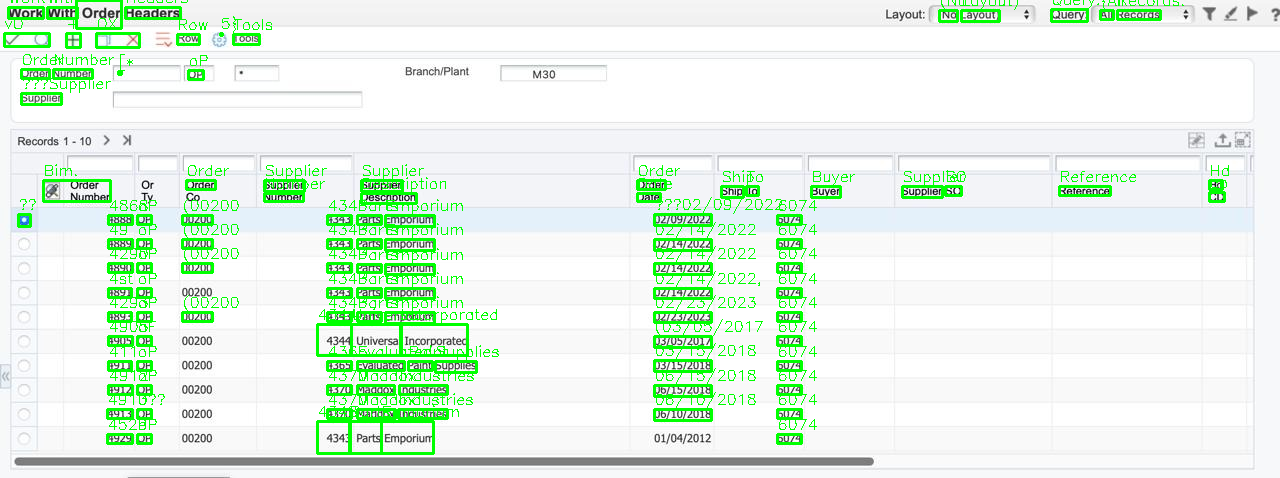
#> input picture Text Boxes.png, 1280 x 478 px
$ python -i table_data_handling.py   (imports and definitions only)
#> lines starting #> are read from the running program, lines starting #| are printed output that depends on the picture; after the words box and inside, x2 and y2 are one past the last pixel; in counts of white or black regions, pixels touching at a corner belong together
import os
import numpy as np
import cv2

def xywh_to_xyxy(box):
    x, y, w, h = box
    return (x, y, x + w, y + h)

# [45 lines left out: functions intersection_xyxy, points_to_rect, rect_intersection, not called in this run]

def refine_mask_with_morphology(mask, output_path=None):
    """
    Refine mask using morphological operation to better separate words.

    Args:
        mask_path (str): Path to the binary mask image.
        output_path (str, optional): Path to save the refined mask. If None, it won't be saved.
    Returns:
        np.ndarray: Refined binary mask.
    """

    # Invert if mas has white bacground (text is white on black is better for connected components)
    if np.mean(mask) > 127:
        mask = cv2.bitwise_not(mask)
        # print("Mask inverted: background was white, now black")
    # Apply morphological opening to remove noise
    kernel_open = np.ones((2,2), np.uint8)
    mask_opened = cv2.morphologyEx(mask, cv2.MORPH_OPEN, kernel_open, iterations=1)

    # save refined mask
    if output_path:
        # os.makedirs(os.path.dirname(output_path), exist_ok=True)
        cv2.imwrite(output_path, mask_opened)

    return mask_opened

def get_word_bounding_boxes_from_image(image_path, min_area=20, max_area=50000):
    """
    Get bounding boxes of words from the binary mask.

    Args:
        mask_path (str): Path to the binary mask image.
        min_area (int): Minimum area of connected component to be considered a word.
        max_area (int): Maximum area of connected component to be considered a word.
    Returns:
        List[Tuple[int, int, int, int]]: List of bounding boxes (x, y, w, h) for each detected word.
    """
#> called with image_path = '../Text Boxes.png', min_area = 20, max_area = 50000
    # Read original image in grayscale
    img = cv2.imread(image_path, cv2.IMREAD_GRAYSCALE)
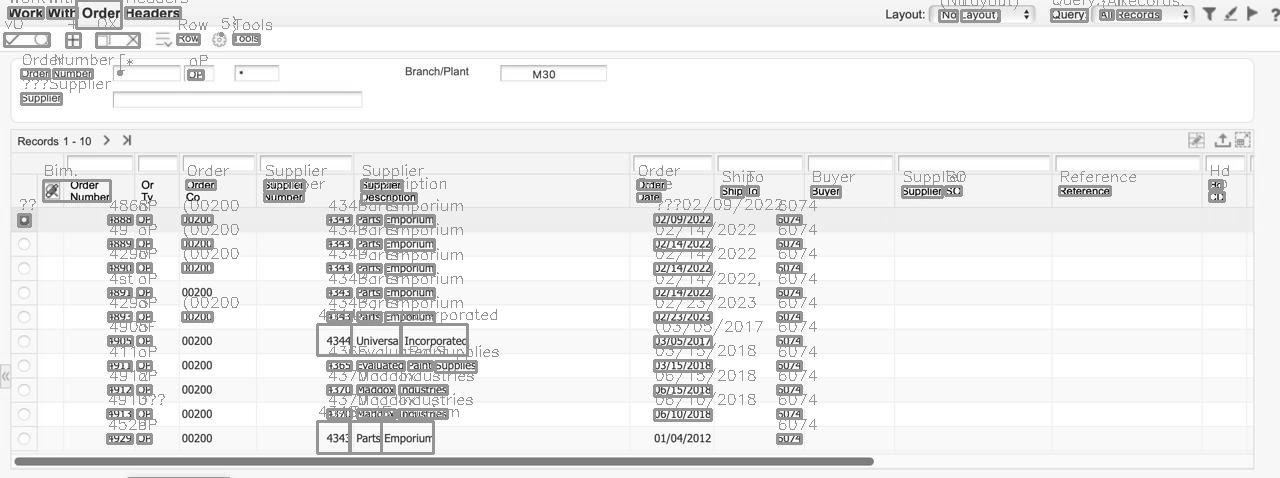
#> img: shape (478, 1280); min 0, max 255, mean 237.2

    # Step-1: Apply erosion to separate connected words
    kernel = np.ones((4, 4), np.uint8)
    img_erosion = cv2.erode(img, kernel, iterations=3)
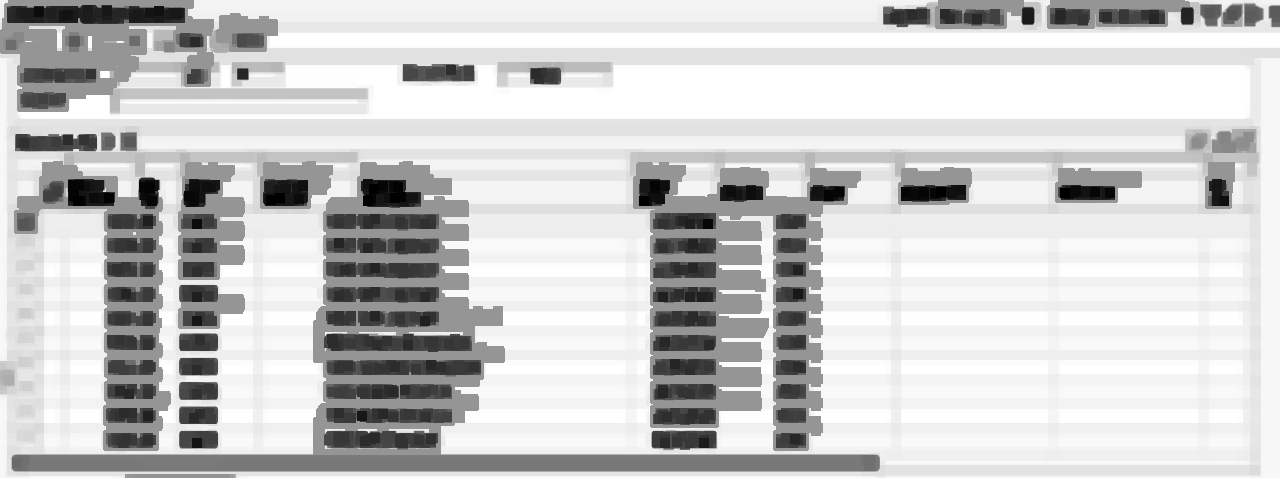
#> img_erosion: shape (478, 1280); min 0, max 255, mean 203.4

    # Step-2: Refine mask with morphological operations
    refined_mask = refine_mask_with_morphology(img_erosion)
#> in refine_mask_with_morphology, `mask = cv2.bitwise_not(mask)`:
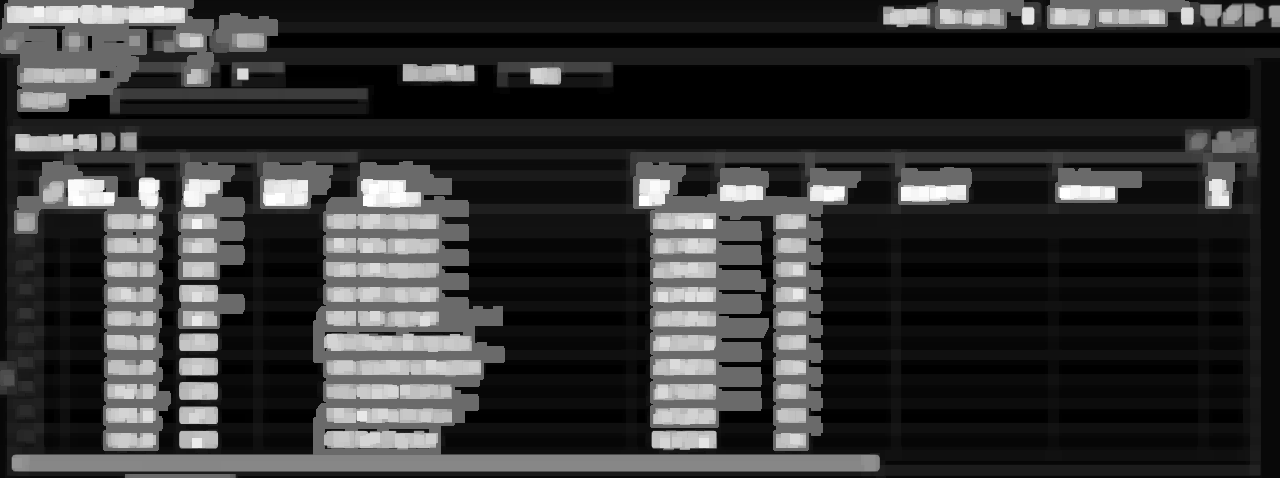
#> mask: shape (478, 1280); min 0, max 255, mean 51.6
#> in refine_mask_with_morphology, `mask_opened = cv2.morphologyEx(mask, cv2.MORPH_OPEN, kernel_open, iter..`:
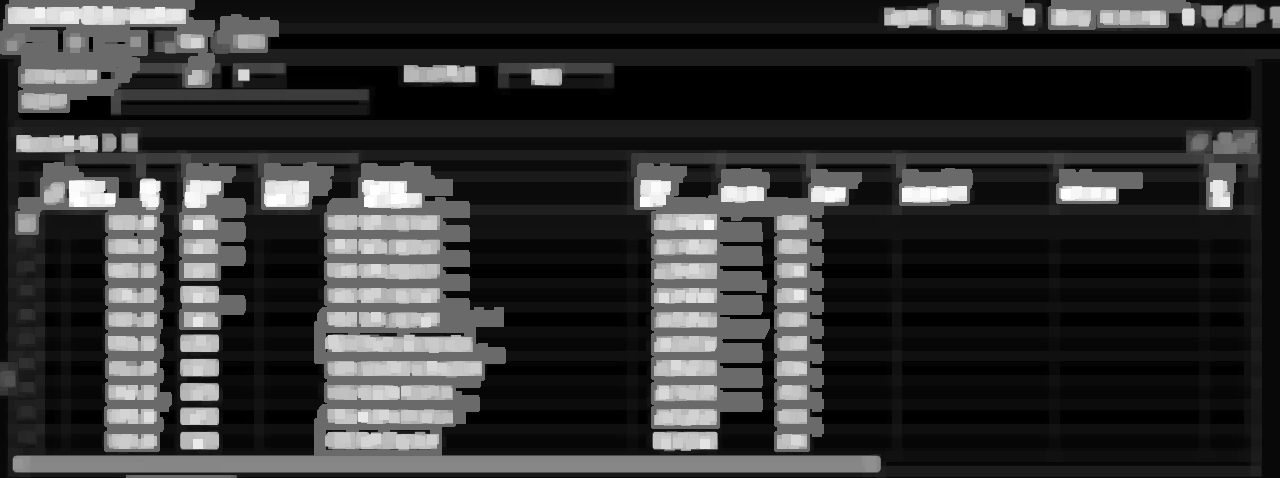
#> mask_opened: shape (478, 1280); min 0, max 255, mean 51.7

    # Step-3: Make Binary Image and Find Connected Components
    # make binary image on refined_mask
    _, refined_mask_binary = cv2.threshold(refined_mask, 90, 255, cv2.THRESH_BINARY)
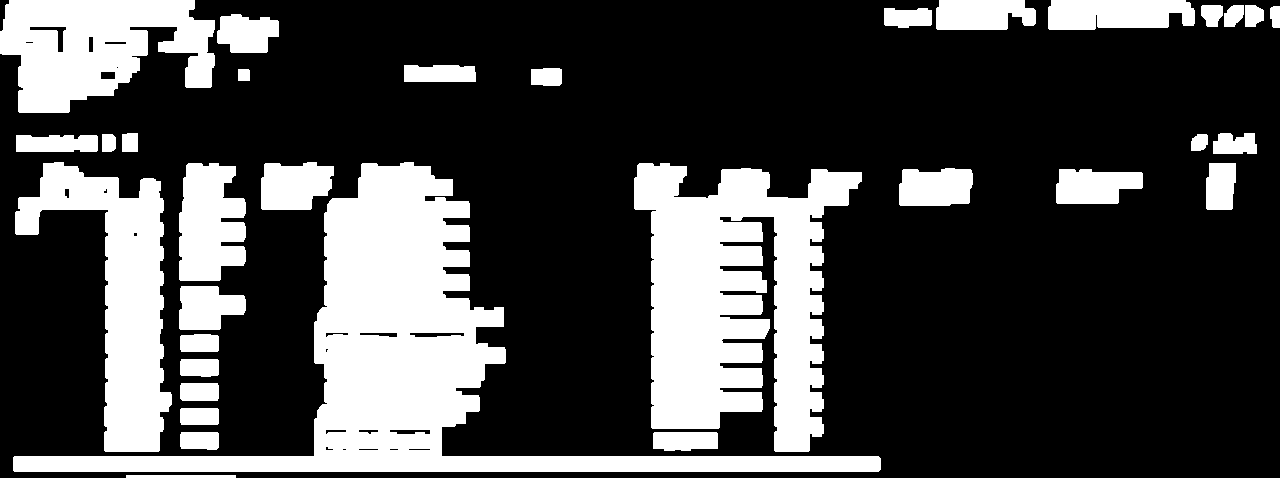
#> refined_mask_binary: shape (478, 1280); 27.5% white; 33 white regions, largest, box (x1, y1, x2, y2) and area: (13, 162, 881, 472) 54690, (634, 163, 862, 452) 40353, (15, 162, 172, 452) 18766
    # Find connected components
    num_labels, labels, stats, centroids = cv2.connectedComponentsWithStats(refined_mask_binary, connectivity=8)
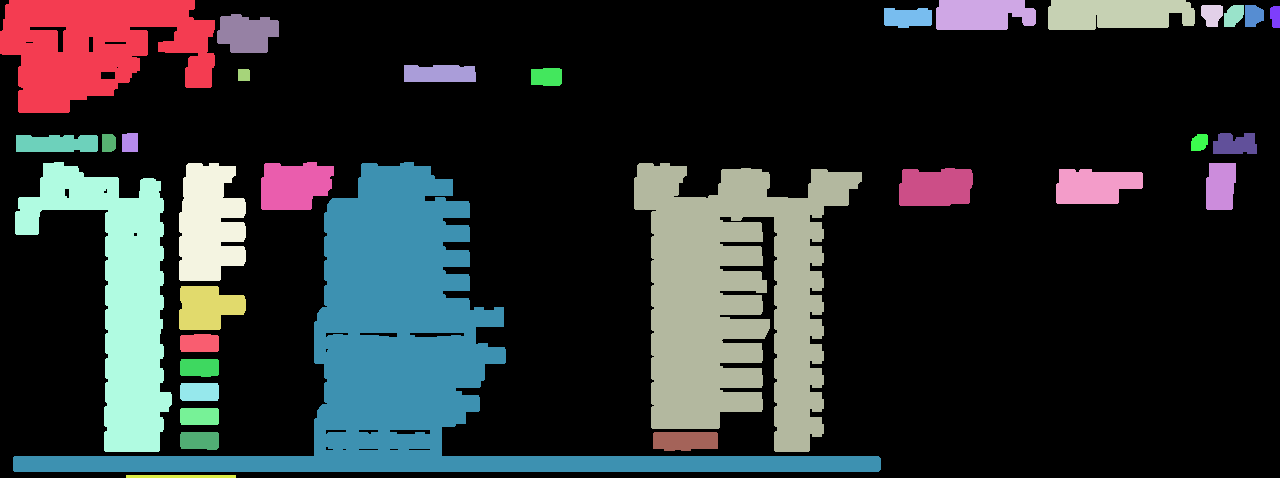
#> labels: shape (478, 1280) int32; 34 distinct labels, from 0 to 33; one colour per label, 0 black
#> num_labels = 34; stats = 34 rows, first 6: [0, 0, 1280, 478, 443655], [0, 0, 215, 113, 16376], [936, 0, 100, 30, 2624], [1048, 0, 147, 30, 3906], [1201, 5, 22, 22, 391], [1224, 5, 20, 22, 343]; centroids = 34 pairs, first value 56.4 to 1275, second value 13.58 to 476

    FILL_THRESHOLD = 0.25   # tune this (0.9 = very strict)

    boxes = []

    for i in range(1, num_labels):  # skip background
        x = stats[i, cv2.CC_STAT_LEFT]
        y = stats[i, cv2.CC_STAT_TOP]
        w = stats[i, cv2.CC_STAT_WIDTH]
        h = stats[i, cv2.CC_STAT_HEIGHT]
        area = stats[i, cv2.CC_STAT_AREA]

        bbox_area = w * h
        fill_ratio = area / bbox_area

        if fill_ratio >= FILL_THRESHOLD:
            boxes.append((x, y, w, h))
#> this loop made 33 passes
#> (x, y, w, h, area, bbox_area, fill_ratio) on passes 1 to 12: (0, 0, 215, 113, 16376, 24295, 0.674), (936, 0, 100, 30, 2624, 3000, 0.875), (1048, 0, 147, 30, 3906, 4410, 0.886), (1201, 5, 22, 22, 391, 484, 0.808), (1224, 5, 20, 22, 343, 440, 0.78), (1245, 5, 19, 22, 355, 418, 0.849), (1270, 6, 10, 22, 197, 220, 0.895), (884, 8, 48, 20, 831, 960, 0.866), (217, 14, 62, 39, 1877, 2418, 0.776), (404, 65, 72, 17, 1168, 1224, 0.954), (238, 69, 12, 12, 143, 144, 0.993), (531, 68, 31, 18, 529, 558, 0.948)
#> after the loop, boxes = 32 items, first 6: (0, 0, 215, 113), (936, 0, 100, 30), (1048, 0, 147, 30), (1201, 5, 22, 22), (1224, 5, 20, 22), (1245, 5, 19, 22)

    return img_erosion, refined_mask, refined_mask_binary, boxes


# [160 lines left out: functions process_table_data, draw_table_data, draw_single_box, not called in this run]

>>> result = get_word_bounding_boxes_from_image('../Text Boxes.png')
